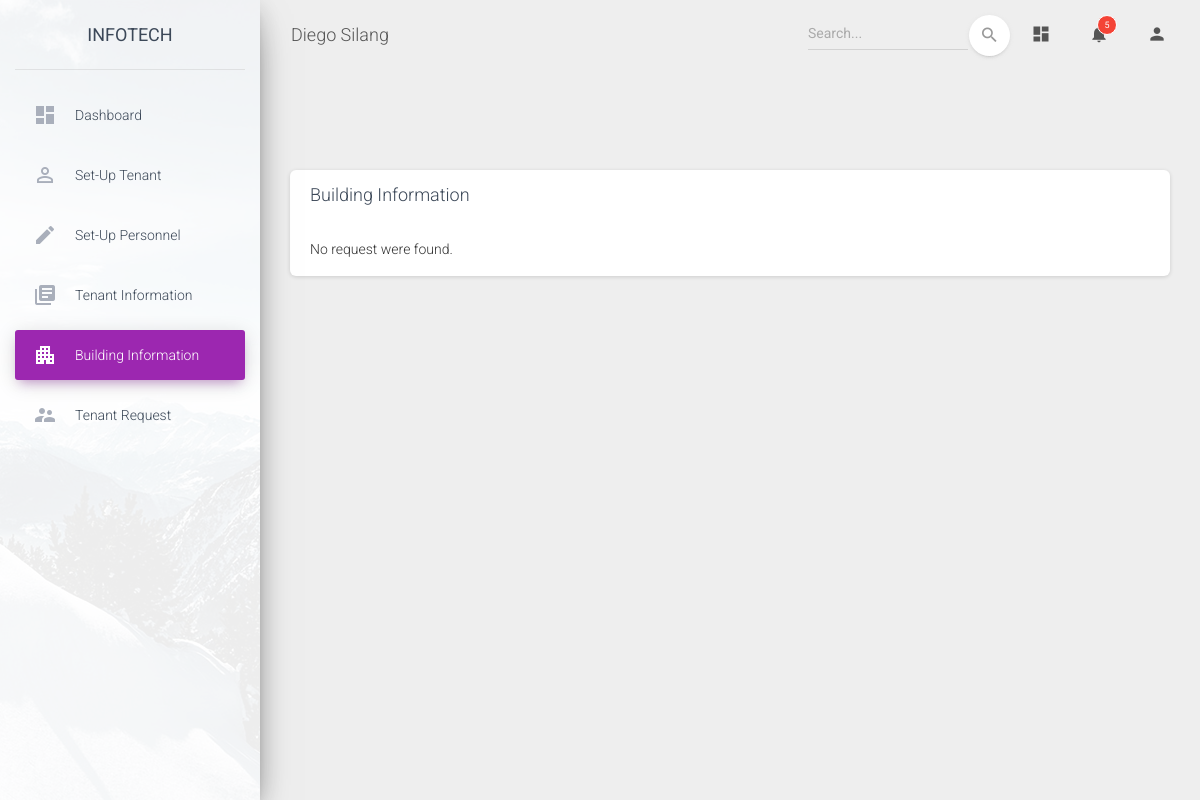
Page /material-dashboard/pages/viewbldg.php (signed in) on the earlier database version.
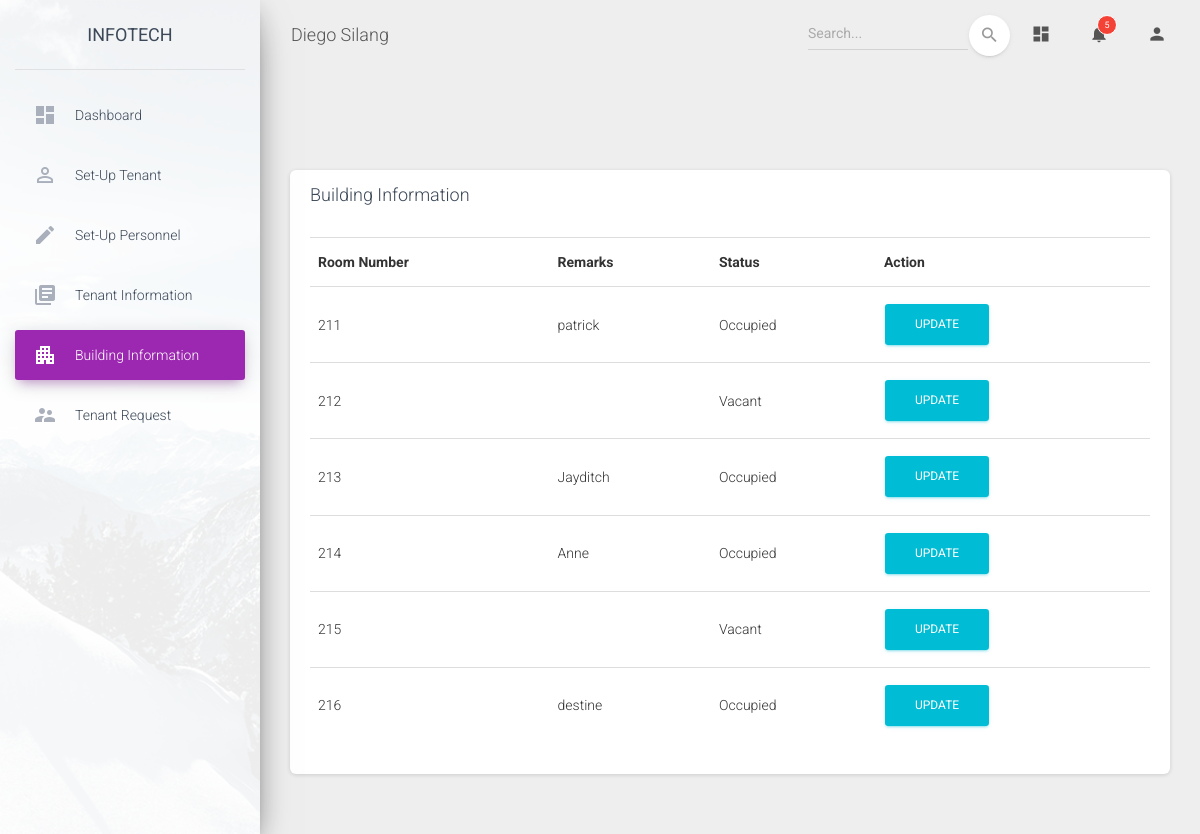
Same page on the later database version.
### tables this page shows
CREATE TABLE `bldginfo` (
  `roomID` int(11) NOT NULL,
  `roomNumber` int(11) NOT NULL,
  `roomRemarks` varchar(255) NOT NULL,
  `status` varchar(10) NOT NULL
);

### material-dashboard/pages/viewbldg.php (the view, shortened to what this page needs)
<!DOCTYPE html>
<html lang="en">
<head>
  <link rel="stylesheet" href="https://maxcdn.bootstrapcdn.com/font-awesome/latest/css/font-awesome.min.css">
  <link href="../assets/css/material-dashboard.css?v=2.1.1" rel="stylesheet" />
  <link href="../assets/demo/demo.css" rel="stylesheet" />
</head>
<body class="">
  <div class="wrapper ">
    <div class="sidebar" data-color="purple" data-background-color="white" data-image="../assets/img/sidebar-1.jpg">
      <div class="logo">
        <a href="http://www.creative-tim.com" class="simple-text logo-normal">
          InfoTech
        </a>
      </div>
      <div class="sidebar-wrapper">
        <ul class="nav">
          <li class="nav-item ">
            <a class="nav-link" href="./dashboard.php">
              <i class="material-icons">dashboard</i>
              <p>Dashboard</p>
            </a>
          </li>
          <li class="nav-item ">
            <a class="nav-link" href="./SetupTenant.php">
              <i class="material-icons">perm_identity</i>
              <p>Set-up Tenant</p>
            </a>
          </li>
          <li class="nav-item ">
            <a class="nav-link" href="./Setuppersonnel.php">
              <i class="material-icons">create</i>
              <p>Set-up Personnel</p>
            </a>
          </li>
          <li class="nav-item">
            <a class="nav-link" href="./viewinfo.php">
              <i class="material-icons">library_books</i>
              <p>Tenant Information</p>
            </a>
          </li>
          <li class="nav-item active">
            <a class="nav-link" href="./viewbldg.php">
              <i class="material-icons">apartment</i>
              <p>Building Information</p>
            </a>
          </li>
          <li class="nav-item">
            <a class="nav-link" href="./tenantreq.php">
              <i class="material-icons">supervisor_account</i>
              <p>Tenant Request</p>
            </a>
          </li>
        </ul>
      </div>
    </div>
    <div class="main-panel">
      <nav class="navbar navbar-expand-lg navbar-transparent navbar-absolute fixed-top ">
        <div class="container-fluid">
          <div class="navbar-wrapper">
            <a class="navbar-brand" href="#pablo">Diego Silang</a>
          </div>
          <div class="collapse navbar-collapse justify-content-end">
            <form class="navbar-form">
              <div class="input-group no-border">
                <input type="text" value="" class="form-control" placeholder="Search...">
                <button type="submit" class="btn btn-white btn-round btn-just-icon">
                  <i class="material-icons">search</i>
                  <div class="ripple-container"></div>
                </button>
              </div>
            </form>
            <ul class="navbar-nav">
              <li class="nav-item">
                <a class="nav-link" href="#pablo">
                  <i class="material-icons">dashboard</i>
                </a>
              </li>
              <li class="nav-item dropdown">
                <a class="nav-link" href="http://example.com" id="navbarDropdownMenuLink" data-toggle="dropdown" aria-haspopup="true" aria-expanded="false">
                  <i class="material-icons">notifications</i>
                  <span class="notification">5</span>
                </a>
              </li>
              <li class="nav-item dropdown">
                <a class="nav-link" href="#pablo" id="navbarDropdownProfile" data-toggle="dropdown" aria-haspopup="true" aria-expanded="false">
                  <i class="material-icons">person</i>
                </a>
              </li>
            </ul>
          </div>
        </div>
      </nav> <div class="container-fluid">
          <button class="navbar-toggler" type="button" data-toggle="collapse" aria-controls="navigation-index" aria-expanded="false" aria-label="Toggle navigation">
            <span class="navbar-toggler-icon icon-bar"></span>
            <span class="navbar-toggler-icon icon-bar"></span>
            <span class="navbar-toggler-icon icon-bar"></span>
          </button>
        </div>
       <div class="content">
        <div class="row">
          <div class="col-md-12">
              <div class="col-md-12">
            <div class="card ">
              <div class="card-header">
                <h4 class="card-title">Building Information</h4>
              </div>
              <div class="card-body">
                <div class="table-responsive">
                  <?php
                    include "dbconn.php";
                    $sql = "SELECT * FROM bldginfo";
                    if($result = mysqli_query($link, $sql)){
                        if(mysqli_num_rows($result) > 0){
                            echo "<table class = 'table tablesorter'>";
                                echo "<tr>";
                                    echo "<th>Room Number</th>";
                                    echo "<th>Remarks</th>";
                                    echo "<th>Status</th>";
                                    echo "<th>Action</th>";
                                echo "</tr>";
                            while($row = mysqli_fetch_array($result)){
                                echo "<tr>";
                                    echo "<td>" . $row['roomNumber'] . "</td>";
                                    echo "<td>" . $row['roomRemarks'] . "</td>";
                                    echo "<td>" . $row['status'] . "</td>";
                                     echo "<td>";
                                            echo "<a href='php/edit_bldg.php?roomID=". $row['roomID'] ."' title='Update Record' data-toggle='tooltip'><span class='btn btn-info'>Update</span></a>";
                                            echo"</td>";
                                echo "</tr>";
                            }
                            echo "</table>";
                        } else{
                            echo "No request were found.";
                        }
                    } else{
                        echo "ERROR: Could not able to execute $sql. " . mysqli_error($link);
                    }
                  ?>
</body>
</html>

Differences in the rows shown:
added bldginfo: roomNumber "211", roomRemarks "patrick", status "Occupied"
added bldginfo: roomNumber "212", status "Vacant"
added bldginfo: roomNumber "213", roomRemarks "Jayditch", status "Occupied"
added bldginfo: roomNumber "214", roomRemarks "Anne", status "Occupied"
added bldginfo: roomNumber "215", status "Vacant"
added bldginfo: roomNumber "216", roomRemarks "destine", status "Occupied"
Other differences:
text no longer shown: "No request were found."
text now shown: "Room Number Remarks Status Action"
